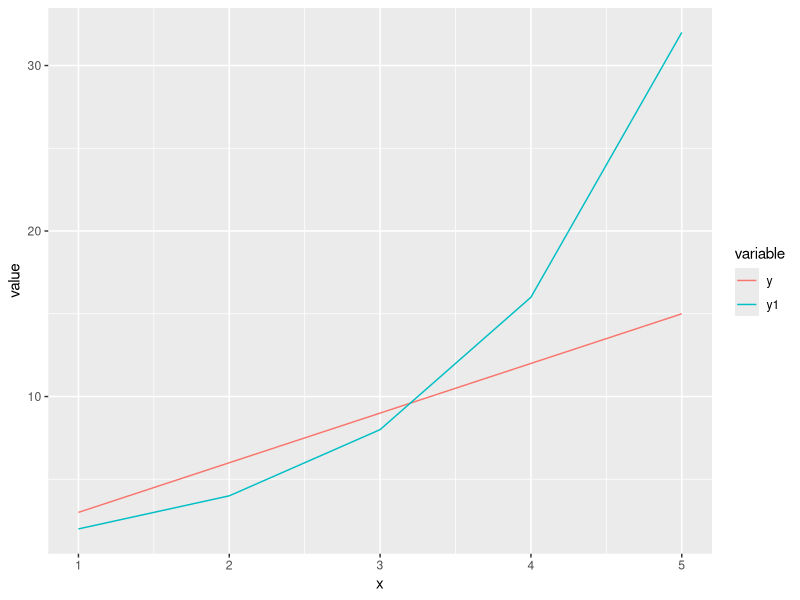

Write R code to recreate this figure.
x <- c(1,2,3,4,5) # This is creates a vector in variable x
y <- 3 * x        # This is creates a vector in variable y
y1 <- 2 ** x      # This is creates a vector in variable y1
x
y
y1
df <- data.frame(x, y, y1) # This creates an R Data Frame from the three vectors
df
require(reshape2)
mdf <- melt(df, id.vars = "x", measure.vars = c("y", "y1"))
mdf
require(ggplot2)
ggplot(mdf, aes(x=x, y=value, color=variable)) + geom_line()
